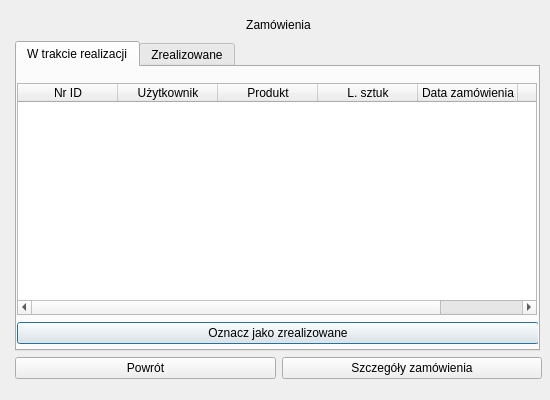
<?xml version="1.0" encoding="UTF-8"?>
<ui version="4.0">
 <class>Zamowienia_pracownik</class>
 <widget class="QDialog" name="Zamowienia_pracownik">
  <property name="geometry">
   <rect>
    <x>0</x>
    <y>0</y>
    <width>550</width>
    <height>400</height>
   </rect>
  </property>
  <property name="sizePolicy">
   <sizepolicy hsizetype="Expanding" vsizetype="Expanding">
    <horstretch>0</horstretch>
    <verstretch>0</verstretch>
   </sizepolicy>
  </property>
  <property name="minimumSize">
   <size>
    <width>550</width>
    <height>400</height>
   </size>
  </property>
  <property name="maximumSize">
   <size>
    <width>550</width>
    <height>400</height>
   </size>
  </property>
  <property name="windowTitle">
   <string>Dialog</string>
  </property>
  <widget class="QWidget" name="layoutWidget">
   <property name="geometry">
    <rect>
     <x>15</x>
     <y>15</y>
     <width>527</width>
     <height>364</height>
    </rect>
   </property>
   <layout class="QVBoxLayout" name="verticalLayout_2">
    <item>
     <widget class="QLabel" name="label">
      <property name="text">
       <string>Zamówienia</string>
      </property>
      <property name="alignment">
       <set>Qt::AlignCenter</set>
      </property>
     </widget>
    </item>
    <item>
     <widget class="QTabWidget" name="tab">
      <property name="minimumSize">
       <size>
        <width>525</width>
        <height>310</height>
       </size>
      </property>
      <property name="maximumSize">
       <size>
        <width>525</width>
        <height>310</height>
       </size>
      </property>
      <property name="currentIndex">
       <number>0</number>
      </property>
      <widget class="QWidget" name="wtrakcie">
       <attribute name="title">
        <string>W trakcie realizacji</string>
       </attribute>
       <widget class="QWidget" name="layoutWidget">
        <property name="geometry">
         <rect>
          <x>0</x>
          <y>15</y>
          <width>522</width>
          <height>263</height>
         </rect>
        </property>
        <layout class="QVBoxLayout" name="verticalLayout">
         <item>
          <widget class="QTableWidget" name="tab_w_trakcie">
           <property name="minimumSize">
            <size>
             <width>520</width>
             <height>232</height>
            </size>
           </property>
           <property name="maximumSize">
            <size>
             <width>520</width>
             <height>232</height>
            </size>
           </property>
           <column>
            <property name="text">
             <string>Nr ID</string>
            </property>
           </column>
           <column>
            <property name="text">
             <string>Użytkownik</string>
            </property>
           </column>
           <column>
            <property name="text">
             <string>Produkt</string>
            </property>
           </column>
           <column>
            <property name="text">
             <string>L. sztuk</string>
            </property>
           </column>
           <column>
            <property name="text">
             <string>Data zamówienia</string>
            </property>
           </column>
           <column>
            <property name="text">
             <string>Status</string>
            </property>
           </column>
          </widget>
         </item>
         <item>
          <widget class="QPushButton" name="oznacz">
           <property name="text">
            <string>Oznacz jako zrealizowane</string>
           </property>
          </widget>
         </item>
        </layout>
       </widget>
      </widget>
      <widget class="QWidget" name="zrealizowane">
       <attribute name="title">
        <string>Zrealizowane</string>
       </attribute>
       <widget class="QTableWidget" name="tab_zrealizowane">
        <property name="geometry">
         <rect>
          <x>5</x>
          <y>5</y>
          <width>520</width>
          <height>260</height>
         </rect>
        </property>
        <property name="minimumSize">
         <size>
          <width>520</width>
          <height>260</height>
         </size>
        </property>
        <property name="maximumSize">
         <size>
          <width>520</width>
          <height>260</height>
         </size>
        </property>
        <column>
         <property name="text">
          <string>Nr ID</string>
         </property>
        </column>
        <column>
         <property name="text">
          <string>Użytkownik</string>
         </property>
        </column>
        <column>
         <property name="text">
          <string>Produkt</string>
         </property>
        </column>
        <column>
         <property name="text">
          <string>L. sztuk</string>
         </property>
        </column>
        <column>
         <property name="text">
          <string>Data zamówienia</string>
         </property>
        </column>
        <column>
         <property name="text">
          <string>Status</string>
         </property>
        </column>
       </widget>
      </widget>
     </widget>
    </item>
    <item>
     <layout class="QHBoxLayout" name="horizontalLayout">
      <item>
       <widget class="QPushButton" name="powrot">
        <property name="text">
         <string>Powrót</string>
        </property>
       </widget>
      </item>
      <item>
       <widget class="QPushButton" name="szczegoly">
        <property name="sizePolicy">
         <sizepolicy hsizetype="Minimum" vsizetype="Fixed">
          <horstretch>0</horstretch>
          <verstretch>0</verstretch>
         </sizepolicy>
        </property>
        <property name="text">
         <string>Szczegóły zamówienia</string>
        </property>
       </widget>
      </item>
     </layout>
    </item>
   </layout>
  </widget>
 </widget>
 <resources/>
 <connections/>
</ui>
